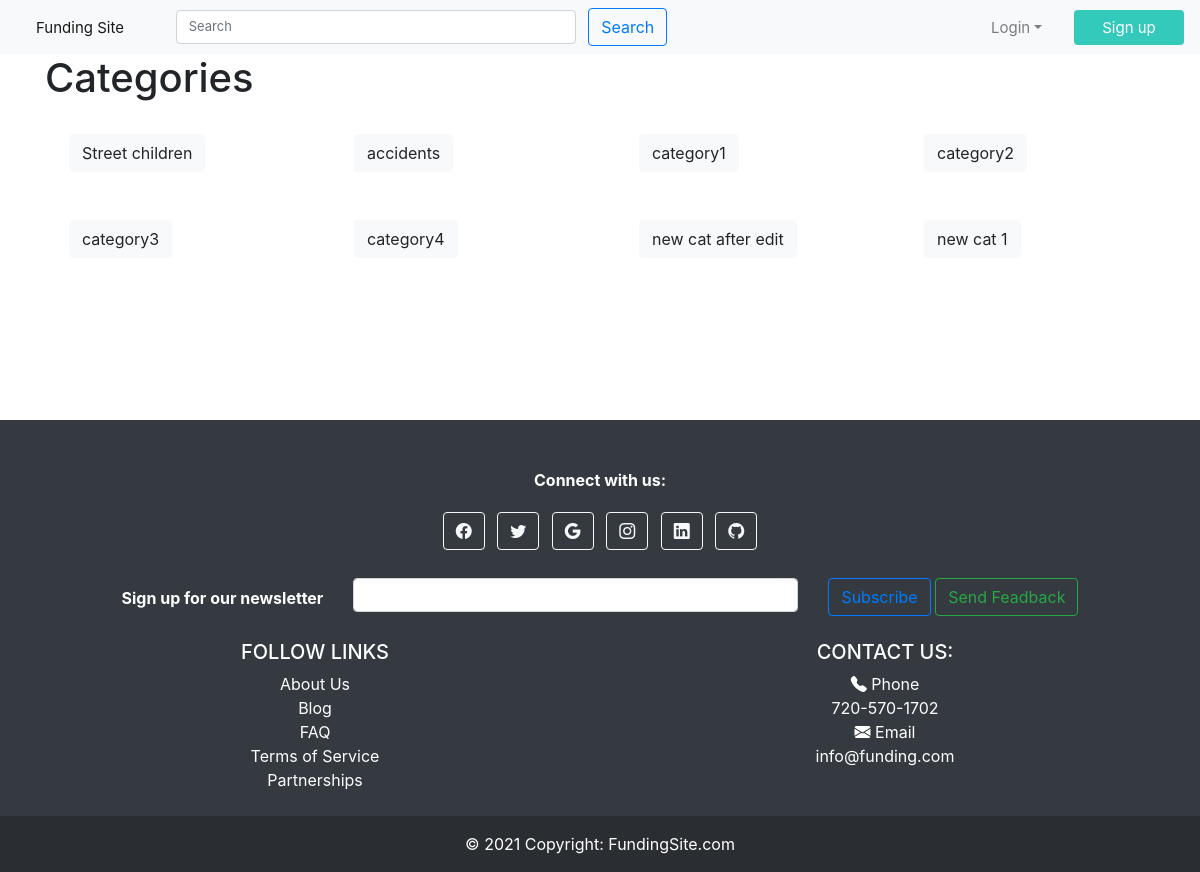
Page /category/show_categories/ on the committed database.
### category/models.py (models this page shows, shortened)
class Category(models.Model):
    user = models.ForeignKey(settings.AUTH_USER_MODEL,
                             on_delete=models.CASCADE)
    name = models.CharField(max_length=20)

### category/views.py (the view)
# urls.py: path('show_categories/', show_categories, name='show_categories'),
def show_categories(request):
    categories = Category.objects.all()
    return render(request, 'category/show_categories.html', {'categories': categories})

### templates/category/show_categories.html (shortened to what this page needs)
{% extends '../base.html' %}
{% block contain %}
<div class="container">
<h1>Categories</h1>
    <div class="row">
{% if request.user.is_superuser%}
    <div class="col-lg-3">
    </div>
    <div class="col-lg-6">
        <table class="table">
  <thead class="thead-dark">
    <tr>
      <th scope="col">id</th>
      <th scope="col">Name</th>
      <th scope="col">Edit</th>
    </tr>
  </thead>
  <tbody>
    {% for category in categories%}
    <tr>
      <th scope="row">{{category.pk}}</th>
      <td>{{category.name}}</td>
      <td><a class="btn btn-primary btn-block" href="{% url 'category:edit_category' category.pk%}">Edit {{category.name}}</a></td>
    </tr>
    {% endfor %}
  </tbody>
</table>
        <a href="{% url 'category:add_category' %}" class="btn btn-primary btn-block">Add New Category</a>
    </div>
    <div class="col-lg-3">
    </div>
{%else%}
    {% for category in categories%}
    <div class="col-lg-3">
        <a href="/search/?search={{category.pk}}" class="btn btn-light m-4">{{category.name}}</a>
    </div>
    {% endfor%}
    {%endif%}
</div>
</div>
{% endblock contain %}

### rows in the picture
Category: name "Street children"
Category: name "accidents"
Category: name "category1"
Category: name "category2"
Category: name "category3"
Category: name "category4"
Category: name "new cat after edit"
Category: name "new cat 1"
